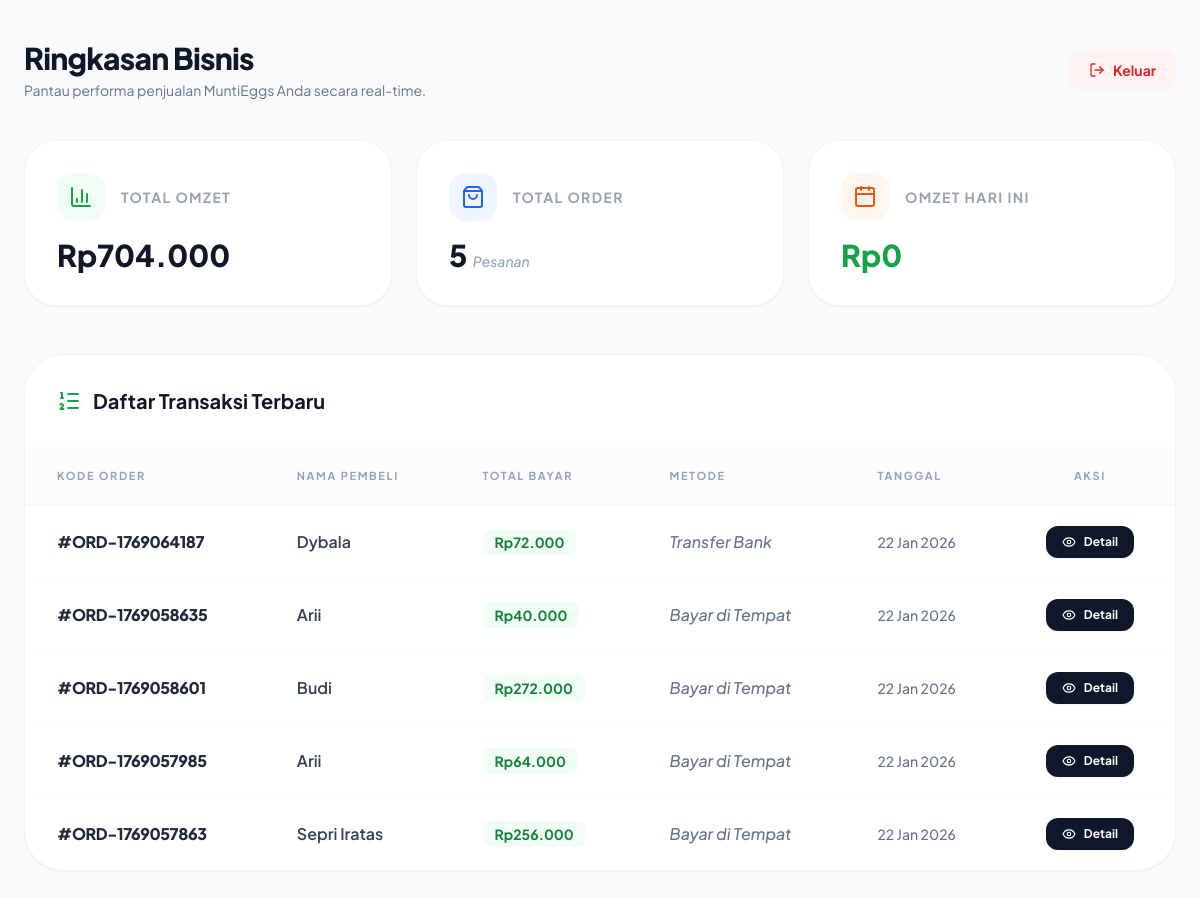
/public/index.php?page=dashboard (signed in), run on the app's committed database.
### tables this page shows
CREATE TABLE `orders` (
  `id` int(11) NOT NULL,
  `kode_order` varchar(30) DEFAULT NULL,
  `nama` varchar(100) DEFAULT NULL,
  `no_hp` varchar(20) DEFAULT NULL,
  `alamat` text DEFAULT NULL,
  `total` int(11) DEFAULT NULL,
  `created_at` timestamp NOT NULL DEFAULT current_timestamp(),
  `metode_pembayaran` varchar(50) DEFAULT NULL
);

### public/index.php (called while the page is built)
<?php session_start(); require '../routes/web.php';

### app/views/admin/dashboard.php (the view, shortened to what this page needs)
<?php
require '../app/config/database.php';
$total = mysqli_fetch_assoc(
    mysqli_query($conn, "SELECT SUM(total) AS total FROM orders")
)['total'] ?? 0;
$totalOrder = mysqli_fetch_assoc(
    mysqli_query($conn, "SELECT COUNT(*) AS jml FROM orders")
)['jml'] ?? 0;
$hariIni = mysqli_fetch_assoc(
    mysqli_query($conn,
        "SELECT SUM(total) AS t FROM orders WHERE DATE(created_at)=CURDATE()")
)['t'] ?? 0;
$orders = mysqli_query($conn,
    "SELECT * FROM orders ORDER BY created_at DESC"
);
?>
<!DOCTYPE html>
<html lang="id">
<head>
    <script src="https://cdn.tailwindcss.com"></script>
</head>
<body class="bg-slate-50 min-h-screen">
<div class="max-w-7xl mx-auto px-6 py-10">
    <div class="flex justify-between items-center mb-10">
        <div>
            <h1 class="text-3xl font-extrabold text-slate-900 tracking-tight">Ringkasan Bisnis</h1>
            <p class="text-slate-500 text-sm mt-1">Pantau performa penjualan MuntiEggs Anda secara real-time.</p>
        </div>
        <a href="?page=logout" class="flex items-center gap-2 px-5 py-2.5 bg-red-50 text-red-600 font-bold rounded-xl hover:bg-red-100 transition-all text-sm">
            <i data-lucide="log-out" class="w-4 h-4"></i> Keluar
        </a>
    </div>
    <div class="grid grid-cols-1 md:grid-cols-3 gap-6 mb-12">
        <div class="bg-white p-8 rounded-[2rem] border border-slate-100 shadow-sm group hover:shadow-md transition-all">
            <div class="flex items-center gap-4 mb-4">
                <div class="p-3 bg-green-50 text-green-600 rounded-2xl group-hover:scale-110 transition-transform">
                    <i data-lucide="bar-chart-3" class="w-6 h-6"></i>
                </div>
                <p class="text-sm font-bold text-slate-400 uppercase tracking-widest">Total Omzet</p>
            </div>
            <h2 class="text-3xl font-black text-slate-900">
                Rp<?= number_format($total,0,',','.') ?>
            </h2>
        </div>
        <div class="bg-white p-8 rounded-[2rem] border border-slate-100 shadow-sm group hover:shadow-md transition-all">
            <div class="flex items-center gap-4 mb-4">
                <div class="p-3 bg-blue-50 text-blue-600 rounded-2xl group-hover:scale-110 transition-transform">
                    <i data-lucide="shopping-bag" class="w-6 h-6"></i>
                </div>
                <p class="text-sm font-bold text-slate-400 uppercase tracking-widest">Total Order</p>
            </div>
            <h2 class="text-3xl font-black text-slate-900"><?= $totalOrder ?> <span class="text-sm font-medium text-slate-400 italic">Pesanan</span></h2>
        </div>
        <div class="bg-white p-8 rounded-[2rem] border border-slate-100 shadow-sm group hover:shadow-md transition-all">
            <div class="flex items-center gap-4 mb-4">
                <div class="p-3 bg-orange-50 text-orange-600 rounded-2xl group-hover:scale-110 transition-transform">
                    <i data-lucide="calendar" class="w-6 h-6"></i>
                </div>
                <p class="text-sm font-bold text-slate-400 uppercase tracking-widest">Omzet Hari Ini</p>
            </div>
            <h2 class="text-3xl font-black text-green-600">
                Rp<?= number_format($hariIni,0,',','.') ?>
            </h2>
        </div>
    </div>
    <div class="bg-white rounded-[2.5rem] border border-slate-100 shadow-sm overflow-hidden">
        <div class="p-8 border-b border-slate-50 flex justify-between items-center">
            <h2 class="text-xl font-bold text-slate-900 flex items-center gap-3">
                <i data-lucide="list-ordered" class="text-green-600"></i>
                Daftar Transaksi Terbaru
            </h2>
        </div>
        <div class="overflow-x-auto">
            <table class="w-full">
                <thead>
                    <tr class="bg-slate-50/50 text-left border-b border-slate-100">
                        <th class="px-8 py-5 text-[11px] font-bold text-slate-400 uppercase tracking-[0.15em]">Kode Order</th>
                        <th class="px-8 py-5 text-[11px] font-bold text-slate-400 uppercase tracking-[0.15em]">Nama Pembeli</th>
                        <th class="px-8 py-5 text-[11px] font-bold text-slate-400 uppercase tracking-[0.15em]">Total Bayar</th>
                        <th class="px-8 py-5 text-[11px] font-bold text-slate-400 uppercase tracking-[0.15em]">Metode</th>
                        <th class="px-8 py-5 text-[11px] font-bold text-slate-400 uppercase tracking-[0.15em]">Tanggal</th>
                        <th class="px-8 py-5 text-[11px] font-bold text-slate-400 uppercase tracking-[0.15em] text-center">Aksi</th>
                    </tr>
                </thead>
                <tbody class="divide-y divide-slate-50">
                    <?php while ($o = mysqli_fetch_assoc($orders)) : ?>
                    <tr class="hover:bg-slate-50/80 transition-colors group">
                        <td class="px-8 py-5">
                            <span class="font-black text-slate-800 tracking-tight group-hover:text-green-600 transition-colors">
                                #<?= $o['kode_order'] ?>
                            </span>
                        </td>
                        <td class="px-8 py-5 font-semibold text-slate-700">
                            <?= htmlspecialchars($o['nama']) ?>
                        </td>
                        <td class="px-8 py-5">
                            <span class="px-3 py-1 bg-green-50 text-green-700 font-bold rounded-lg text-sm">
                                Rp<?= number_format($o['total'],0,',','.') ?>
                            </span>
                        </td>
                        <td class="px-8 py-5 text-slate-500 font-medium italic">
                            <?= $o['metode_pembayaran'] ?>
                        </td>
                        <td class="px-8 py-5 text-slate-500 text-sm font-medium">
                            <?= date('d M Y', strtotime($o['created_at'])) ?>
                        </td>
                        <td class="px-8 py-5 text-center">
                            <a href="?page=order-detail&id=<?= $o['id'] ?>"
                               class="inline-flex items-center gap-2 px-4 py-2 bg-slate-900 text-white text-xs font-bold rounded-xl hover:bg-green-600 transition-all shadow-sm">
                                <i data-lucide="eye" class="w-3.5 h-3.5"></i> Detail
                            </a>
                        </td>
                    </tr>
                    <?php endwhile; ?>
                </tbody>
            </table>
        </div>
    </div>
</div>
</body>
</html>

### routes/web.php (shortened to what this page needs)
<?php
$page = $_GET['page'] ?? 'shop';
switch ($page) {
        case 'dashboard':
            require '../app/views/admin/dashboard.php';
            break;
}

### app/views/admin/dashboard.php (style rules this page uses)
body { font-family: 'Plus Jakarta Sans', sans-serif; }

### data on the page
orders: kode_order "ORD-1769064187", nama "Dybala", total "72.000", metode_pembayaran "Transfer Bank", created_at "22 Jan 2026"
orders: kode_order "ORD-1769058635", nama "Arii", total "40.000", metode_pembayaran "Bayar di Tempat", created_at "22 Jan 2026"
orders: kode_order "ORD-1769058601", nama "Budi", total "272.000", metode_pembayaran "Bayar di Tempat", created_at "22 Jan 2026"
orders: kode_order "ORD-1769057985", nama "Arii", total "64.000", metode_pembayaran "Bayar di Tempat", created_at "22 Jan 2026"
orders: kode_order "ORD-1769057863", nama "Sepri Iratas", total "256.000", metode_pembayaran "Bayar di Tempat", created_at "22 Jan 2026"

### other printed values
$total "704.000"
$totalOrder "5"
$hariIni "0"
